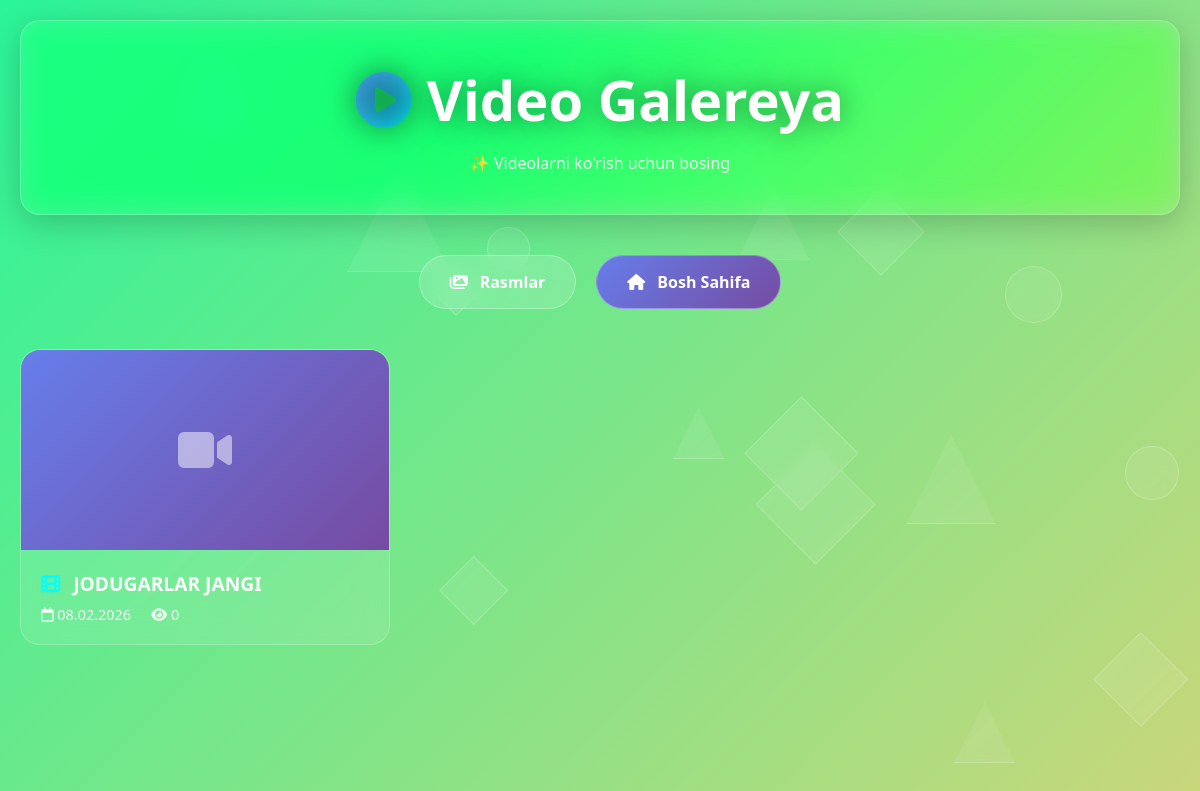
Screenshot of /videos/ with the database file from the repository.
### app/models.py (models this page shows, shortened)
class Media(models.Model):
    MEDIA_CHOICES = (
        ('video', 'Video'),
        ('photo', 'Rasm'),
    )
    title = models.CharField(max_length=200, verbose_name="Nom")
    description = models.TextField(blank=True, verbose_name="Tavsif")
    media_type = models.CharField(max_length=10, choices=MEDIA_CHOICES, verbose_name="Turi")
    image = models.ImageField(upload_to='media/photos/', blank=True, null=True, verbose_name="Rasm")
    video_file = models.FileField(upload_to='media/videos/', blank=True, null=True, verbose_name="Video fayl")  # yangi
    video_url = models.URLField(blank=True, null=True, verbose_name="Video havolasi (YouTube / Drive)")
    duration = models.CharField(max_length=20, blank=True, null=True, verbose_name="Video davomiyligi (faqat video uchun)")
    views = models.PositiveIntegerField(default=0, verbose_name="Ko‘rishlar soni (faqat video uchun)")
    likes = models.PositiveIntegerField(default=0, verbose_name="Layklar soni")
    is_active = models.BooleanField(default=True, verbose_name="Faolmi?")
    created_at = models.DateTimeField(auto_now_add=True, verbose_name="Qo‘yilgan sana")
    updated_at = models.DateTimeField(auto_now=True, verbose_name="Oxirgi yangilanish")
    class Meta:
        verbose_name = "Media"
        verbose_name_plural = "Mediyalar"
        ordering = ['-created_at']

### app/views.py (the view)
# urls.py: path('videos/', add_video, name='video_list'),
def add_video(request, pk=None):
    video = None
    action = 'add'
    if pk:
        video = get_object_or_404(Media, pk=pk, media_type='video')
        action = 'edit'
    if request.method == 'POST':
        form = MediaForm(request.POST, request.FILES, instance=video)
        if form.is_valid():
            video_instance = form.save(commit=False)
            video_instance.media_type = 'video'
            video_instance.save()
            message = "Video muvaffaqiyatli yangilandi!" if pk else "Video muvaffaqiyatli qo'shildi!"
            messages.success(request, message)
            return redirect('video_list')
    else:
        form = MediaForm(instance=video)
    videos = Media.objects.filter(media_type='video').order_by('-created_at')
    context = {
        'form': form,
        'videos': videos,
        'action': action,
        'current_video': video,
    }
    return render(request, 'app/video_list.html', context)

### app/templates/app/video_list.html (shortened to what this page needs)
{% load static %}
<!DOCTYPE html>
<html lang="uz">
<head>
    <link rel="stylesheet" href="https://cdnjs.cloudflare.com/ajax/libs/font-awesome/6.4.0/css/all.min.css">
    <link rel="stylesheet" href="https://cdn.plyr.io/3.7.8/plyr.css" />
</head>
<body>
    <div class="shapes" id="shapes"></div>
    <div class="container">
        <div class="header glass">
            <h1><i class="fas fa-play-circle"></i> Video Galereya</h1>
            <p style="color: rgba(255,255,255,0.9);">✨ Videolarni ko'rish uchun bosing</p>
        </div>
        <div class="action-buttons">
            <a href="{% url 'photo_list' %}" class="btn">
                <i class="fas fa-images"></i> Rasmlar
            </a>
            <a href="{% url 'index' %}" class="btn btn-primary">
                <i class="fas fa-home"></i> Bosh Sahifa
            </a>
        </div>
        <div class="videos-grid" id="videosGrid">
            {% for video in videos %}
            <div class="video-card" onclick="playVideo(
                '{{ video.id }}',
                '{{ video.title|escapejs }}',
                '{{ video.video_file.url|default:'' }}',
                '{% if video.thumbnail %}{{ video.thumbnail.url }}{% endif %}',
                '{{ video.description|default:''|escapejs }}'
            )">
                <div class="video-thumbnail-container">
                    {% if video.thumbnail %}
                        <img src="{{ video.thumbnail.url }}" alt="{{ video.title }}" class="video-thumbnail">
                    {% else %}
                        <div style="width:100%; height:100%; background: linear-gradient(135deg, #667eea, #764ba2); display:flex; align-items:center; justify-content:center;">
                            <i class="fas fa-video" style="font-size: 3rem; color: white; opacity: 0.5;"></i>
                        </div>
                    {% endif %}
                </div>
                <div class="video-info">
                    <div class="video-title">
                        <i class="fas fa-film" style="color: #00ffff; margin-right: 8px;"></i>
                        {{ video.title|truncatechars:45 }}
                    </div>
                    <div class="video-meta">
                        <span><i class="far fa-calendar"></i> {{ video.created_at|date:"d.m.Y" }}</span>
                        <span><i class="fas fa-eye"></i> {{ video.views|default:'0' }}</span>
                    </div>
                </div>
            </div>
            {% endfor %}
        </div>
    </div>
</body>
</html>

### app/templates/app/video_list.html (style rules this page uses)
:root { --glass-bg: rgba(255, 255, 255, 0.1); --glass-border: rgba(255, 255, 255, 0.2); --glass-shadow: 0 8px 32px rgba(0, 0, 0, 0.2); --primary-gradient: linear-gradient(135deg, #667eea 0%, #764ba2 100%); --secondary-gradient: linear-gradient(135deg, #f093fb 0%, #f5576c 100%); --accent-gradient: linear-gradient(135deg, #4facfe 0%, #00f2fe 100%); }
* { margin: 0; padding: 0; box-sizing: border-box; }
body { font-family: 'Segoe UI', sans-serif; min-height: 100vh; background: linear-gradient(-45deg, #4158D0, #C850C0, #FFCC70, #2af598); background-size: 400% 400%; animation: gradientBG 15s ease infinite; overflow-x: hidden; position: relative; }
.shapes { position: fixed; width: 100%; height: 100%; pointer-events: none; z-index: 0; }
.glass { background: var(--glass-bg); backdrop-filter: blur(15px) saturate(180%); -webkit-backdrop-filter: blur(15px) saturate(180%); border: 1px solid var(--glass-border); border-radius: 20px; box-shadow: var(--glass-shadow); }
.container { max-width: 1400px; margin: 0 auto; padding: 20px; position: relative; z-index: 2; }
.header { padding: 40px 30px; margin-bottom: 40px; text-align: center; animation: slideDown 1s ease; }
.header h1 { color: white; font-size: 3.5rem; margin-bottom: 15px; font-weight: 800; text-shadow: 0 0 30px rgba(0,0,0,0.5); }
.header h1 i { animation: pulse 2s infinite; background: var(--accent-gradient); -webkit-background-clip: text; -webkit-text-fill-color: transparent; }
.action-buttons { display: flex; gap: 20px; margin-bottom: 40px; justify-content: center; flex-wrap: wrap; }
.btn { display: inline-flex; align-items: center; gap: 12px; padding: 15px 30px; border-radius: 50px; text-decoration: none; font-weight: 600; color: white; background: rgba(255, 255, 255, 0.15); backdrop-filter: blur(10px); border: 1px solid rgba(255, 255, 255, 0.3); transition: all 0.3s; }
.btn-primary { background: var(--primary-gradient); }
.videos-grid { display: grid; grid-template-columns: repeat(auto-fill, minmax(320px, 1fr)); gap: 25px; margin-bottom: 40px; }
.video-card { background: rgba(255, 255, 255, 0.1); backdrop-filter: blur(15px); border-radius: 20px; overflow: hidden; cursor: pointer; transition: all 0.4s; border: 1px solid rgba(255, 255, 255, 0.2); animation: cardFadeIn 0.6s ease backwards; }
.video-thumbnail-container { position: relative; width: 100%; height: 200px; overflow: hidden; }
.video-info { padding: 20px; color: white; }
.video-title { font-size: 1.2rem; margin-bottom: 8px; font-weight: 600; }
.video-meta { display: flex; gap: 20px; font-size: 0.9rem; opacity: 0.9; }

### rows the page displays
Media: title "JODUGARLAR JANGI", created_at "08.02.2026", views "0"
